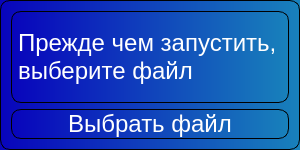
<?xml version="1.0" encoding="UTF-8"?>
<ui version="4.0">
 <class>NotExecuteDialog</class>
 <widget class="QDialog" name="NotExecuteDialog">
  <property name="geometry">
   <rect>
    <x>0</x>
    <y>0</y>
    <width>300</width>
    <height>150</height>
   </rect>
  </property>
  <property name="windowTitle">
   <string>Warning</string>
  </property>
  <property name="styleSheet">
   <string notr="true">* {
	font-size: 24px;
	text-align: center;
	border: 0.5px solid black;
	border-radius: 10px; 
}

QLabel {
 	qproperty-alignment: AlignCenter; 
	
}

QWidget {
	background-color: qlineargradient(spread:pad, x1:0, y1:0, x2:1, y2:0, stop:0 rgba(8, 4, 188, 255), stop:1 rgba(24, 129, 187, 255));
	color: white;
}

QPushButton:hover {
	background: rgba(16, 67, 188, 255);
}

QPushButton:pressed {
	background: rgba(8, 4, 188, 255);
}
</string>
  </property>
  <layout class="QVBoxLayout" name="verticalLayout_2">
   <item>
    <layout class="QVBoxLayout" name="verticalLayout">
     <item>
      <widget class="QLabel" name="label">
       <property name="enabled">
        <bool>true</bool>
       </property>
       <property name="text">
        <string>Прежде чем запустить,
выберите файл</string>
       </property>
      </widget>
     </item>
     <item>
      <widget class="QPushButton" name="pushButton">
       <property name="text">
        <string>Выбрать файл</string>
       </property>
       <property name="icon">
        <iconset resource="../qrc/resoursec.qrc">
         <normaloff>:/icons/ChooseItem.svg</normaloff>:/icons/ChooseItem.svg</iconset>
       </property>
       <property name="iconSize">
        <size>
         <width>32</width>
         <height>32</height>
        </size>
       </property>
       <property name="shortcut">
        <string>Ctrl+S</string>
       </property>
      </widget>
     </item>
    </layout>
   </item>
  </layout>
 </widget>
 <resources>
  <include location="../qrc/resoursec.qrc"/>
 </resources>
 <connections/>
</ui>
